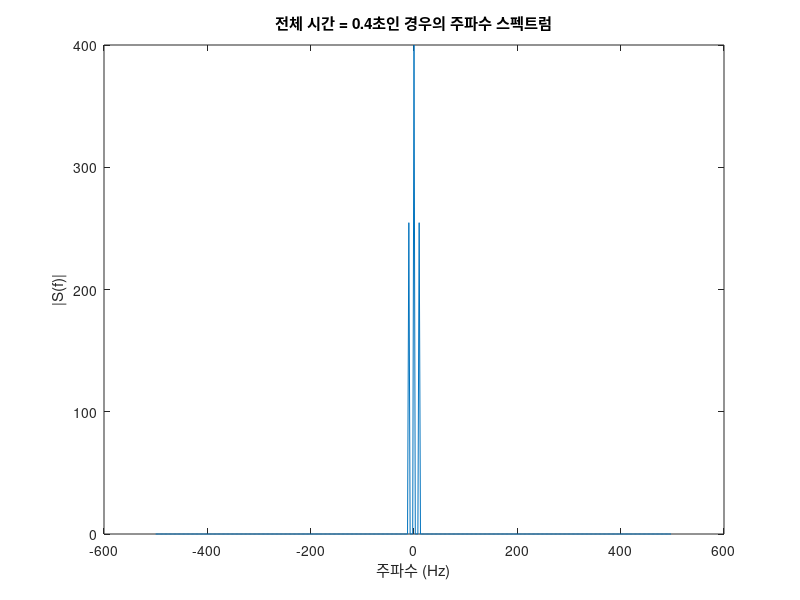
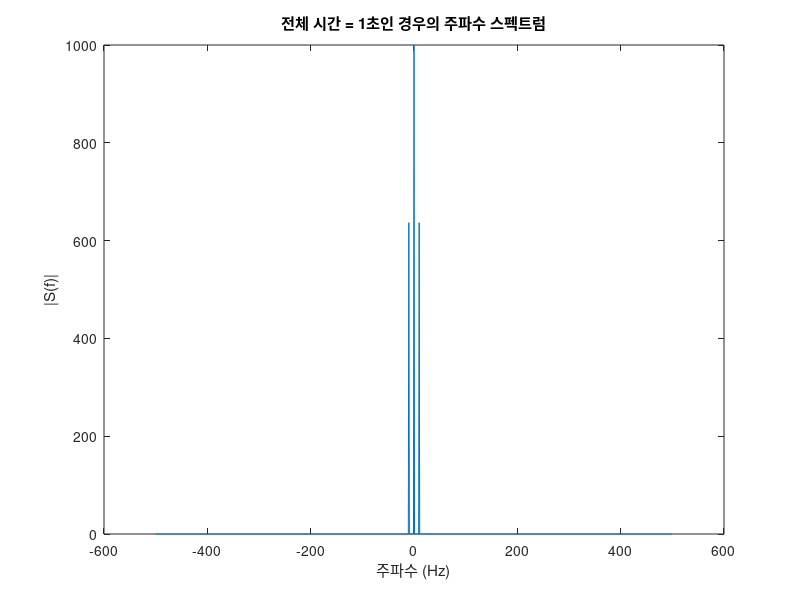
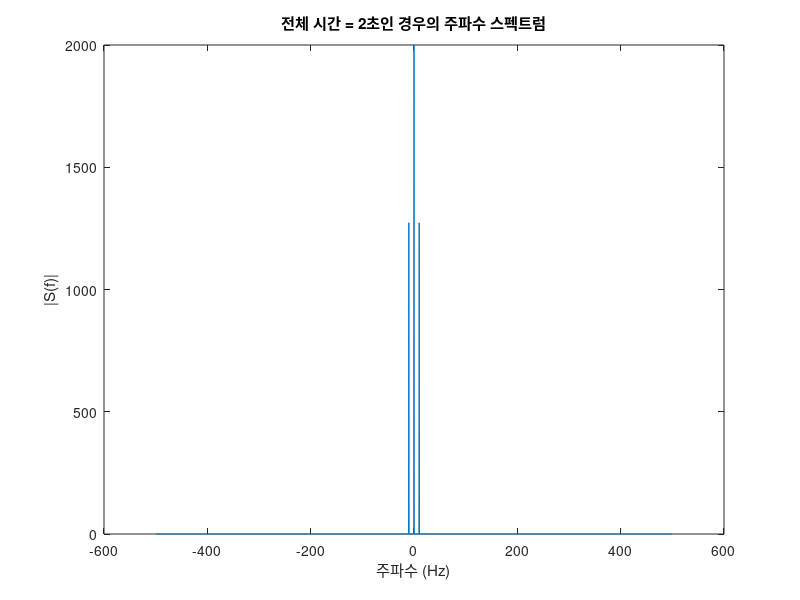

Recreate these plots in MATLAB, in order.
% 변수 설정
A = 1;
f = 10;
ts = 0.001; % 샘플링 간격 고정

% 전체 시간 변화 예시
tArray = [0.4, 1, 2]; % 다양한 전체 시간

for totalT = tArray
    t = 0:ts:totalT-ts; % 주어진 전체 시간으로 시간 벡터 재설정
    s = A + (4/pi) * sin(2*pi*1*f*t)/1; % 간략화된 s(t) 함수, k=1로 설정

    % FFT 계산
    y = fft(s);
    yshift = fftshift(y);
    
    % 주파수 축 계산
    N = length(t);
    df = 1/(N*ts);
    fAxis = -1/(2*ts) : df : 1/(2*ts)-df; % 수정: 주파수 축 계산 완성
    
    % 주파수 스펙트럼 그리기
    figure;
    plot(fAxis, abs(yshift));
    title(['전체 시간 = ', num2str(totalT), '초인 경우의 주파수 스펙트럼']);
    xlabel('주파수 (Hz)');
    ylabel('|S(f)|');
end
